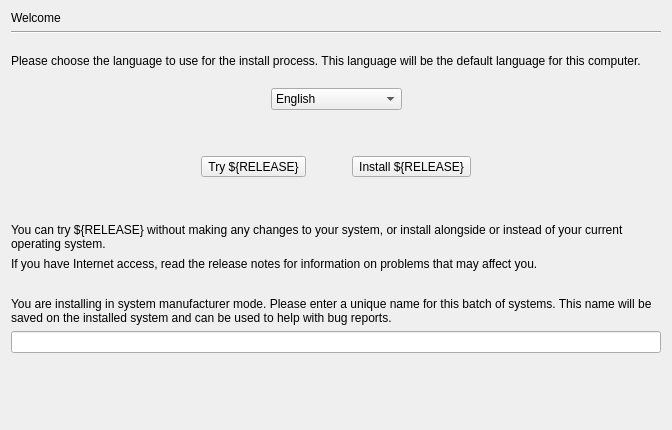
<?xml version="1.0" encoding="UTF-8"?>
<ui version="4.0">
 <class>language</class>
 <widget class="QWidget" name="language">
  <property name="geometry">
   <rect>
    <x>0</x>
    <y>0</y>
    <width>672</width>
    <height>430</height>
   </rect>
  </property>
  <property name="sizePolicy">
   <sizepolicy hsizetype="Expanding" vsizetype="Expanding">
    <horstretch>0</horstretch>
    <verstretch>0</verstretch>
   </sizepolicy>
  </property>
  <property name="windowTitle">
   <string>Form</string>
  </property>
  <layout class="QGridLayout" name="gridLayout">
   <item row="12" column="2">
    <spacer name="verticalSpacer">
     <property name="orientation">
      <enum>Qt::Vertical</enum>
     </property>
     <property name="sizeHint" stdset="0">
      <size>
       <width>20</width>
       <height>0</height>
      </size>
     </property>
    </spacer>
   </item>
   <item row="9" column="0" colspan="5">
    <widget class="QLabel" name="release_notes_label">
     <property name="text">
      <string>If you have Internet access, read the release notes for information on problems that may affect you.</string>
     </property>
     <property name="wordWrap">
      <bool>true</bool>
     </property>
    </widget>
   </item>
   <item row="8" column="0" colspan="5">
    <widget class="QLabel" name="try_install_text_label">
     <property name="text">
      <string>You can try ${RELEASE} without making any changes to your system, or install alongside or instead of your current operating system.</string>
     </property>
     <property name="wordWrap">
      <bool>true</bool>
     </property>
    </widget>
   </item>
   <item row="4" column="0" colspan="2">
    <spacer name="horizontalSpacer_4">
     <property name="orientation">
      <enum>Qt::Horizontal</enum>
     </property>
     <property name="sizeHint" stdset="0">
      <size>
       <width>294</width>
       <height>20</height>
      </size>
     </property>
    </spacer>
   </item>
   <item row="2" column="0" rowspan="2" colspan="5">
    <widget class="QLabel" name="select_language_label">
     <property name="sizePolicy">
      <sizepolicy hsizetype="Preferred" vsizetype="MinimumExpanding">
       <horstretch>0</horstretch>
       <verstretch>0</verstretch>
      </sizepolicy>
     </property>
     <property name="text">
      <string>Please choose the language to use for the install process. This language will be the default language for this computer.</string>
     </property>
     <property name="wordWrap">
      <bool>true</bool>
     </property>
    </widget>
   </item>
   <item row="4" column="2">
    <widget class="QComboBox" name="language_combobox">
     <property name="editable">
      <bool>false</bool>
     </property>
     <item>
      <property name="text">
       <string>English</string>
      </property>
     </item>
     <item>
      <property name="text">
       <string>Russian</string>
      </property>
     </item>
     <item>
      <property name="text">
       <string>Spanish</string>
      </property>
     </item>
     <item>
      <property name="text">
       <string>You get the point...</string>
      </property>
     </item>
    </widget>
   </item>
   <item row="5" column="2">
    <spacer name="verticalSpacer_11">
     <property name="orientation">
      <enum>Qt::Vertical</enum>
     </property>
     <property name="sizeType">
      <enum>QSizePolicy::Fixed</enum>
     </property>
     <property name="sizeHint" stdset="0">
      <size>
       <width>0</width>
       <height>40</height>
      </size>
     </property>
    </spacer>
   </item>
   <item row="4" column="3" colspan="2">
    <spacer name="horizontalSpacer_3">
     <property name="orientation">
      <enum>Qt::Horizontal</enum>
     </property>
     <property name="sizeHint" stdset="0">
      <size>
       <width>293</width>
       <height>20</height>
      </size>
     </property>
    </spacer>
   </item>
   <item row="6" column="0" colspan="5">
    <layout class="QHBoxLayout" name="horizontalLayout">
     <item>
      <spacer name="horizontalSpacer_6">
       <property name="orientation">
        <enum>Qt::Horizontal</enum>
       </property>
       <property name="sizeHint" stdset="0">
        <size>
         <width>100</width>
         <height>20</height>
        </size>
       </property>
      </spacer>
     </item>
     <item>
      <widget class="QToolButton" name="try_ubuntu">
       <property name="sizePolicy">
        <sizepolicy hsizetype="Minimum" vsizetype="Minimum">
         <horstretch>0</horstretch>
         <verstretch>0</verstretch>
        </sizepolicy>
       </property>
       <property name="text">
        <string>Try ${RELEASE}</string>
       </property>
       <property name="toolButtonStyle">
        <enum>Qt::ToolButtonTextUnderIcon</enum>
       </property>
      </widget>
     </item>
     <item>
      <spacer name="horizontalSpacer_7">
       <property name="orientation">
        <enum>Qt::Horizontal</enum>
       </property>
       <property name="sizeType">
        <enum>QSizePolicy::Fixed</enum>
       </property>
       <property name="sizeHint" stdset="0">
        <size>
         <width>40</width>
         <height>20</height>
        </size>
       </property>
      </spacer>
     </item>
     <item>
      <widget class="QToolButton" name="install_ubuntu">
       <property name="sizePolicy">
        <sizepolicy hsizetype="Minimum" vsizetype="Minimum">
         <horstretch>0</horstretch>
         <verstretch>0</verstretch>
        </sizepolicy>
       </property>
       <property name="text">
        <string>Install ${RELEASE}</string>
       </property>
       <property name="toolButtonStyle">
        <enum>Qt::ToolButtonTextUnderIcon</enum>
       </property>
      </widget>
     </item>
     <item>
      <spacer name="horizontalSpacer_5">
       <property name="orientation">
        <enum>Qt::Horizontal</enum>
       </property>
       <property name="sizeHint" stdset="0">
        <size>
         <width>100</width>
         <height>20</height>
        </size>
       </property>
      </spacer>
     </item>
    </layout>
   </item>
   <item row="1" column="0" colspan="5">
    <widget class="Line" name="line_2">
     <property name="orientation">
      <enum>Qt::Horizontal</enum>
     </property>
    </widget>
   </item>
   <item row="7" column="2">
    <spacer name="verticalSpacer_3">
     <property name="orientation">
      <enum>Qt::Vertical</enum>
     </property>
     <property name="sizeType">
      <enum>QSizePolicy::Fixed</enum>
     </property>
     <property name="sizeHint" stdset="0">
      <size>
       <width>20</width>
       <height>40</height>
      </size>
     </property>
    </spacer>
   </item>
   <item row="0" column="0" colspan="5">
    <widget class="QLabel" name="welcome_heading_label">
     <property name="text">
      <string>Welcome</string>
     </property>
    </widget>
   </item>
   <item row="10" column="0" colspan="5">
    <widget class="QWidget" name="oem_widget" native="true">
     <layout class="QVBoxLayout" name="verticalLayout">
      <property name="margin">
       <number>0</number>
      </property>
      <item>
       <spacer name="verticalSpacer_2">
        <property name="orientation">
         <enum>Qt::Vertical</enum>
        </property>
        <property name="sizeType">
         <enum>QSizePolicy::Fixed</enum>
        </property>
        <property name="sizeHint" stdset="0">
         <size>
          <width>20</width>
          <height>20</height>
         </size>
        </property>
       </spacer>
      </item>
      <item>
       <widget class="QLabel" name="oem_id_label">
        <property name="text">
         <string>You are installing in system manufacturer mode. Please enter a unique name for this batch of systems. This name will be saved on the installed system and can be used to help with bug reports.</string>
        </property>
        <property name="wordWrap">
         <bool>true</bool>
        </property>
       </widget>
      </item>
      <item>
       <widget class="QLineEdit" name="oem_id_entry"/>
      </item>
     </layout>
    </widget>
   </item>
  </layout>
 </widget>
 <resources/>
 <connections/>
</ui>
